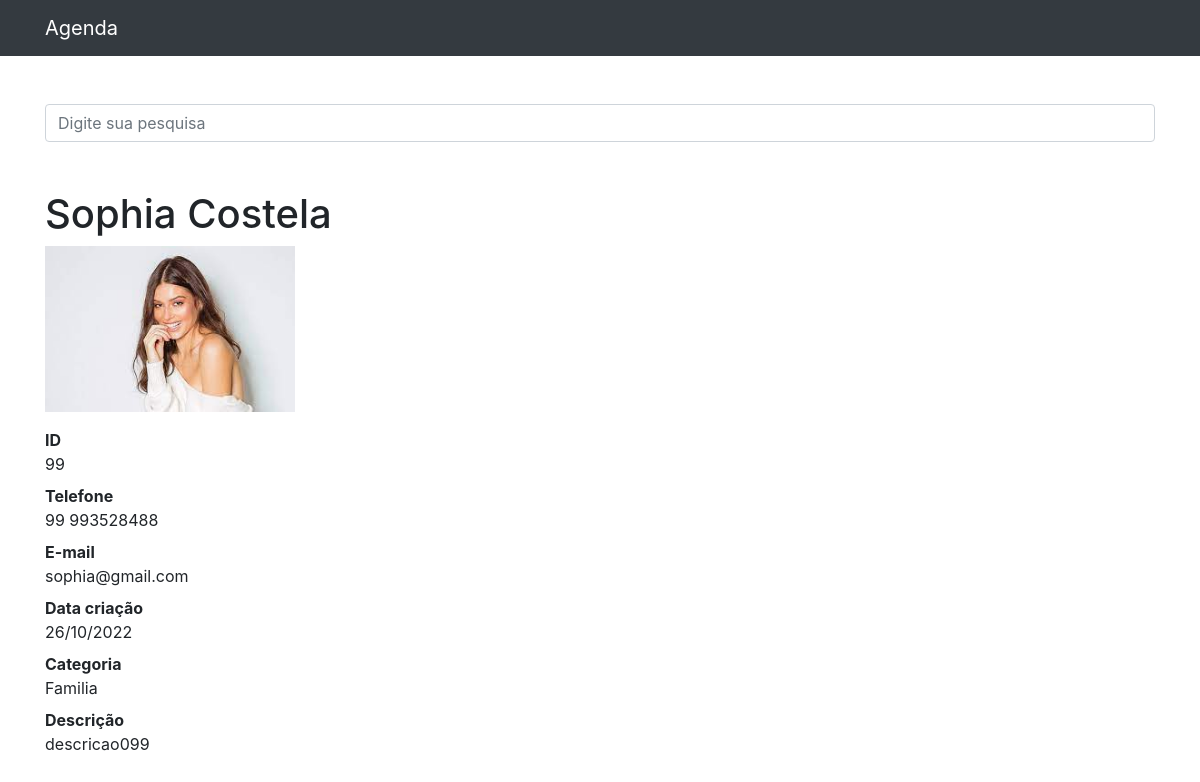
The page /99 on the database its author committed.
### contatos/models.py (models this page shows, shortened)
class Contato(models.Model):
    nome         = models.CharField(max_length=255)
    sobrenome    = models.CharField(max_length=255, blank=True)
    telefone     = models.CharField(max_length=255)
    email        = models.CharField(max_length=255, blank=True)
    data_criacao = models.DateField(default=timezone.now)
    descricao    = models.TextField(blank=True)
    categoria    = models.ForeignKey(Categoria, on_delete=models.DO_NOTHING)
    mostrar      = models.BooleanField(default=True)
    foto         = models.ImageField(blank=True, upload_to='fotos/%Y/%m/%d/')

class Categoria(models.Model):
    nome = models.CharField(max_length=255)
    def __str__(self):
        return self.nome

### contatos/views.py (the view)
# urls.py: path('<int:contato_id>', views.ver_contato, name='ver_contato'),
def ver_contato(request, contato_id):
    contato = get_object_or_404(Contato,id=contato_id)
    if not contato.mostrar:
        raise Http404()
    return render(request, 'contatos/ver_contato.html',{
        'contato': contato
    })

### contatos/templates/contatos/ver_contato.html
{% extends 'base.html' %}
{%block conteudo%}
<h1 class="mt-5">{{ contato.nome }} {{ contato.sobrenome }}</h1>
{% if contato.foto %}
<p>
    <img src="{{ contato.foto.url }}" style="max-width: 250px; height: auto;">
</p>
{% endif %}
<dl>
    <dt>ID</dt>
    <dd>{{ contato.id }}</dd>
    <dt>Telefone</dt>
    <dd>{{ contato.telefone }}</dd>
    <dt>E-mail</dt>
    <dd>{{ contato.email }}</dd>
    <dt>Data criação</dt>
    <dd>{{ contato.data_criacao|date:'d/m/Y' }}</dd>
    <dt>Categoria</dt>
    <dd>{{ contato.categoria }}</dd>
    <dt>Descrição</dt>
    <dd>{{ contato.descricao }}</dd>
</dl>
{%endblock%}

### rows shown on the page
Contato: nome "Sophia", sobrenome "Costela", foto (picture), id "99", telefone "99 993528488", email "sophia@gmail.com", data_criacao "26/10/2022", categoria "Familia", descricao "descricao099"
